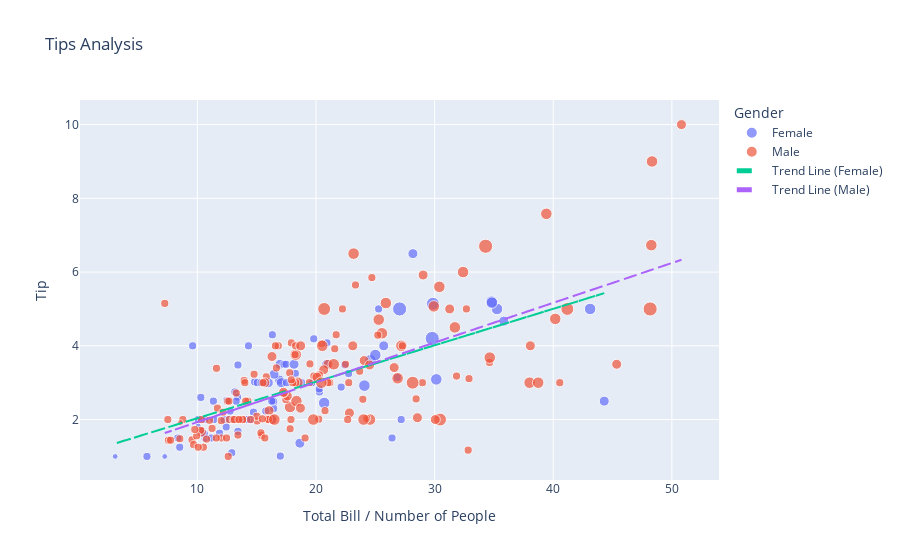

Notebook source saved alongside this figure:
### Markdown cell above
**Q3: Tips analysis based on total bill, number of people, and gender**

### Code cell
# Create scatter plot
fig = px.scatter(data, x='total_bill', y='tip', color='sex', size='size', hover_data=['sex'], 
                 title='Tips Analysis', size_max=10, opacity=0.7)

# Calculate trend lines for each gender
trend_lines = {}
for gender in data['sex'].unique():
    gender_data = data[data['sex'] == gender]
    x = gender_data['total_bill'].values.reshape(-1, 1)
    y = gender_data['tip'].values.reshape(-1, 1)
    model = LinearRegression().fit(x, y)
    trend_lines[gender] = model.predict(x)

# Add trend lines to the plot
for gender in trend_lines:
    fig.add_scatter(x=data[data['sex'] == gender]['total_bill'], y=trend_lines[gender].flatten(), mode='lines', 
                    line=dict(dash='dash'), name=f'Trend Line ({gender})')

# Update layout
fig.update_layout(xaxis_title='Total Bill / Number of People', yaxis_title='Tip', legend_title='Gender')

# Show the plot
fig.show()

### Figure 1 — Plotly figure (JSON) as saved in the notebook; plotly's stock layout.template omitted (floating-point values rounded to 4 significant figures; data arrays with more than 128 entries replaced by an {"elided": "..."} marker saying what was removed)
{"data": [{"customdata": [["Female"], ["Female"], ["Female"], ["Female"], ["Female"], ["Female"], ["Female"], ["Female"], ["Female"], ["Female"], ["Female"], ["Female"], ["Female"], ["Female"], ["Female"], ["Female"], ["Female"], ["Female"], ["Female"], ["Female"], ["Female"], ["Female"], ["Female"], ["Female"], ["Female"], ["Female"], ["Female"], ["Female"], ["Female"], ["Female"], ["Female"], ["Female"], ["Female"], ["Female"], ["Female"], ["Female"], ["Female"], ["Female"], ["Female"], ["Female"], ["Female"], ["Female"], ["Female"], ["Female"], ["Female"], ["Female"], ["Female"], ["Female"], ["Female"], ["Female"], ["Female"], ["Female"], ["Female"], ["Female"], ["Female"], ["Female"], ["Female"], ["Female"], ["Female"], ["Female"], ["Female"], ["Female"], ["Female"], ["Female"], ["Female"], ["Female"], ["Female"], ["Female"], ["Female"], ["Female"], ["Female"], ["Female"], ["Female"], ["Female"], ["Female"], ["Female"], ["Female"], ["Female"], ["Female"], ["Female"], ["Female"], ["Female"], ["Female"], ["Female"], ["Female"], ["Female"], ["Female"]], "hovertemplate": "sex=%{customdata[0]}<br>total_bill=%{x}<br>tip=%{y}<br>size=%{marker.size}<extra></extra>", "legendgroup": "Female", "marker": {"color": "#636efa", "opacity": 0.7, "size": [2, 4, 4, 2, 3, 3, 2, 2, 2, 2, 4, 3, 2, 4, 2, 2, 1, 3, 2, 2, 2, 1, 4, 2, 2, 2, 2, 2, 3, 2, 2, 2, 1, 3, 2, 2, 2, 4, 2, 2, 6, 2, 2, 2, 2, 2, 2, 2, 2, 2, 2, 2, 6, 2, 2, 3, 2, 5, 4, 2, 3, 2, 2, 2, 2, 3, 3, 2, 4, 2, 2, 2, 2, 3, 2, 2, 3, 2, 4, 2, 3, 2, 2, 2, 3, 2, 2], "sizemode": "area", "sizeref": 0.06, "symbol": "circle"}, "mode": "markers", "name": "Female", "orientation": "v", "showlegend": true, "type": "scatter", "x": [16.99, 24.59, 35.26, 14.83, 10.33, 16.97, 20.29, 15.77, 19.65, 15.06, 20.69, 16.93, 10.29, 34.81, 26.41, 16.45, 3.07, 17.07, 26.86, 25.28, 14.73, 10.07, 34.83, 5.75, 16.32, 22.75, 11.35, 15.38, 44.3, 22.42, 20.92, 14.31, 7.25, 25.71, 17.31, 10.65, 12.43, 24.08, 13.42, 12.48, 29.8, 14.52, 11.38, 20.27, 11.17, 12.26, 18.26, 8.51, 10.33, 14.15, 13.16, 17.47, 27.05, 16.43, 8.35, 18.64, 11.87, 29.85, 25, 13.39, 16.21, 17.51, 10.59, 10.63, 9.6, 20.9, 18.15, 19.81, 43.11, 13, 12.74, 13, 16.4, 16.47, 12.76, 13.27, 28.17, 12.9, 30.14, 13.42, 15.98, 16.27, 10.09, 22.12, 35.83, 27.18, 18.78], "xaxis": "x", "y": [1.01, 3.61, 5, 3.02, 1.67, 3.5, 2.75, 2.23, 3, 3, 2.45, 3.07, 2.6, 5.2, 1.5, 2.47, 1, 3, 3.14, 5, 2.2, 1.83, 5.17, 1, 4.3, 3.25, 2.5, 3, 2.5, 3.48, 4.08, 4, 1, 4, 3.5, 1.5, 1.8, 2.92, 1.68, 2.52, 4.2, 2, 2, 2.83, 1.5, 2, 3.25, 1.25, 2, 2, 2.75, 3.5, 5, 2.3, 1.5, 1.36, 1.63, 5.14, 3.75, 2.61, 2, 3, 1.61, 2, 4, 3.5, 3.5, 4.19, 5, 2, 2.01, 2, 2.5, 3.23, 2.23, 2.5, 6.5, 1.1, 3.09, 3.48, 3, 2.5, 2, 2.88, 4.67, 2, 3], "yaxis": "y"}, {"customdata": {"elided": "157x1 str values"}, "hovertemplate": "sex=%{customdata[0]}<br>total_bill=%{x}<br>tip=%{y}<br>size=%{marker.size}<extra></extra>", "legendgroup": "Male", "marker": {"color": "#EF553B", "opacity": 0.7, "size": {"elided": "157 int values"}, "sizemode": "area", "sizeref": 0.06, "symbol": "circle"}, "mode": "markers", "name": "Male", "orientation": "v", "showlegend": true, "type": "scatter", "x": {"elided": "157 float values"}, "xaxis": "x", "y": {"elided": "157 float values"}, "yaxis": "y"}, {"line": {"dash": "dash"}, "mode": "lines", "name": "Trend Line (Female)", "type": "scatter", "x": [16.99, 24.59, 35.26, 14.83, 10.33, 16.97, 20.29, 15.77, 19.65, 15.06, 20.69, 16.93, 10.29, 34.81, 26.41, 16.45, 3.07, 17.07, 26.86, 25.28, 14.73, 10.07, 34.83, 5.75, 16.32, 22.75, 11.35, 15.38, 44.3, 22.42, 20.92, 14.31, 7.25, 25.71, 17.31, 10.65, 12.43, 24.08, 13.42, 12.48, 29.8, 14.52, 11.38, 20.27, 11.17, 12.26, 18.26, 8.51, 10.33, 14.15, 13.16, 17.47, 27.05, 16.43, 8.35, 18.64, 11.87, 29.85, 25, 13.39, 16.21, 17.51, 10.59, 10.63, 9.6, 20.9, 18.15, 19.81, 43.11, 13, 12.74, 13, 16.4, 16.47, 12.76, 13.27, 28.17, 12.9, 30.14, 13.42, 15.98, 16.27, 10.09, 22.12, 35.83, 27.18, 18.78], "y": [2.728, 3.479, 4.534, 2.514, 2.069, 2.726, 3.054, 2.607, 2.991, 2.537, 3.094, 2.722, 2.065, 4.49, 3.659, 2.675, 1.352, 2.736, 3.704, 3.548, 2.504, 2.044, 4.492, 1.617, 2.662, 3.297, 2.17, 2.569, 5.428, 3.265, 3.117, 2.463, 1.765, 3.59, 2.76, 2.101, 2.277, 3.429, 2.375, 2.282, 3.995, 2.484, 2.173, 3.052, 2.152, 2.26, 2.854, 1.889, 2.069, 2.447, 2.349, 2.775, 3.723, 2.673, 1.874, 2.891, 2.222, 4.0, 3.52, 2.372, 2.651, 2.779, 2.095, 2.099, 1.997, 3.115, 2.843, 3.007, 5.311, 2.333, 2.308, 2.333, 2.67, 2.677, 2.31, 2.36, 3.833, 2.324, 4.028, 2.375, 2.628, 2.657, 2.046, 3.235, 4.591, 3.736, 2.905]}, {"line": {"dash": "dash"}, "mode": "lines", "name": "Trend Line (Male)", "type": "scatter", "x": {"elided": "157 float values"}, "y": {"elided": "157 float values"}}], "layout": {"legend": {"itemsizing": "constant", "title": {"text": "Gender"}, "tracegroupgap": 0}, "title": {"text": "Tips Analysis"}, "xaxis": {"anchor": "y", "domain": [0, 1], "title": {"text": "Total Bill / Number of People"}}, "yaxis": {"anchor": "x", "domain": [0, 1], "title": {"text": "Tip"}}}}
